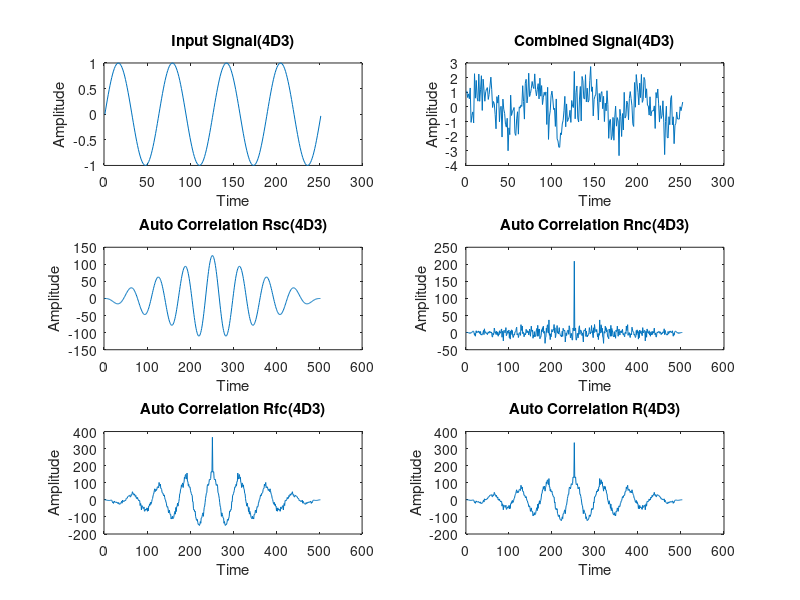

MATLAB code to generate this figure:
close all
clear all

t = 0:0.1:8*pi;
s = sin(t);

n  = randn([1 252]);

f = s+n;

subplot(3,2,1);
plot(s);
xlabel("Time");
ylabel("Amplitude");
title("Input Signal(4D3)");

subplot(3,2,2);
plot(f);
xlabel("Time");
ylabel("Amplitude");
title("Combined Signal(4D3)");

Rs = xcorr(s,s);
Rn = xcorr(n,n);
Rf = xcorr(f,f);

R = Rs+Rn;

subplot(3,2,3);
plot(Rs);
xlabel("Time");
ylabel("Amplitude");
title("Auto Correlation Rsc(4D3)");

subplot(3,2,4);
plot(Rn);
xlabel("Time");
ylabel("Amplitude");
title("Auto Correlation Rnc(4D3)");

subplot(3,2,5);
plot(Rf);
xlabel("Time");
ylabel("Amplitude");
title("Auto Correlation Rfc(4D3)");

subplot(3,2,6);
plot(R);
xlabel("Time");
ylabel("Amplitude");
title("Auto Correlation R(4D3)");
